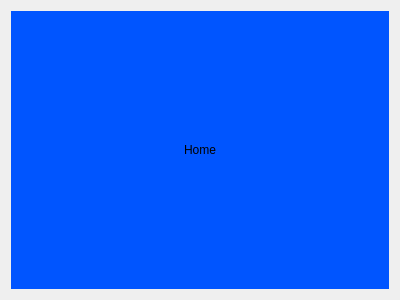
<?xml version="1.0" encoding="UTF-8"?>
<ui version="4.0">
 <class>Form</class>
 <widget class="QWidget" name="Form">
  <property name="geometry">
   <rect>
    <x>0</x>
    <y>0</y>
    <width>400</width>
    <height>300</height>
   </rect>
  </property>
  <property name="windowTitle">
   <string>Form</string>
  </property>
  <layout class="QVBoxLayout" name="verticalLayout">
   <item>
    <widget class="QLabel" name="label">
     <property name="styleSheet">
      <string notr="true">background-color: rgb(0, 85, 255);</string>
     </property>
     <property name="text">
      <string>Home</string>
     </property>
     <property name="alignment">
      <set>Qt::AlignCenter</set>
     </property>
    </widget>
   </item>
  </layout>
 </widget>
 <resources/>
 <connections/>
</ui>
